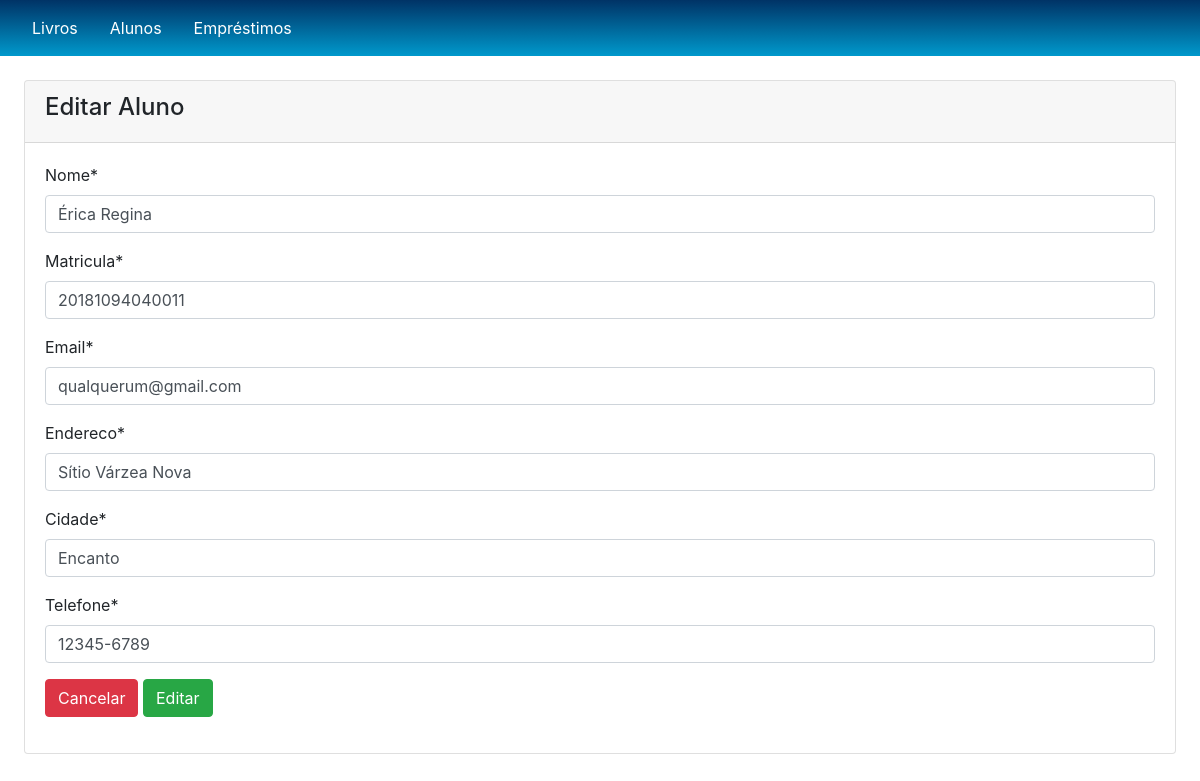
Screenshot of /aluno-update/1 with the database file from the repository.
### main/models.py (models this page shows, shortened)
class Aluno(models.Model):
    nome = models.CharField(max_length=150)
    matricula = models.CharField(max_length=20)
    email = models.EmailField()
    endereco = models.CharField(max_length=350)
    cidade = models.CharField(max_length=100)
    telefone = models.CharField(max_length=15)

### main/views.py (the view, shortened to what this page needs)
# urls.py: path('aluno-update/<int:id>', views.alunoUpdate, name='aluno-update'),
def alunoUpdate(request, id):
    aluno = Aluno.objects.get(id=id)
    form = AlunoForm(initial={'nome': aluno.nome, 'matricula': aluno.matricula, 'email': aluno.email, 'endereco': aluno.endereco, 'cidade': aluno.cidade, 'telefone': aluno.telefone})
    return render(request,'aluno-update.html',{'form':form})

### main/forms.py
class AlunoForm(ModelForm):
    class Meta:
        model = Aluno
        fields = '__all__'

### main/templates/aluno-update.html (shortened to what this page needs)
{% extends "base.html" %}
{% block content %}
{% load crispy_forms_tags %}
<div class="container-fluid px-4">
    <div class="card mt-4">
        <div class="card-header">
            <h4>Editar Aluno</h4>
        </div>
        <div class="card-body" style="overflow-x:auto;">
            <form method="post">
                {{form | crispy}}
                <a type="button" class="btn btn-danger" href="{%url 'aluno-list' %}">Cancelar</a>
                <button type="submit" class="btn btn-success">Editar</button>
            </form>
        </div>
    </div>
</div>
{% endblock %}

### rows the page displays
Aluno: nome "Érica Regina", matricula "20181094040011", email "qualquerum@gmail.com", endereco "Sítio Várzea Nova", cidade "Encanto", telefone "12345-6789"
